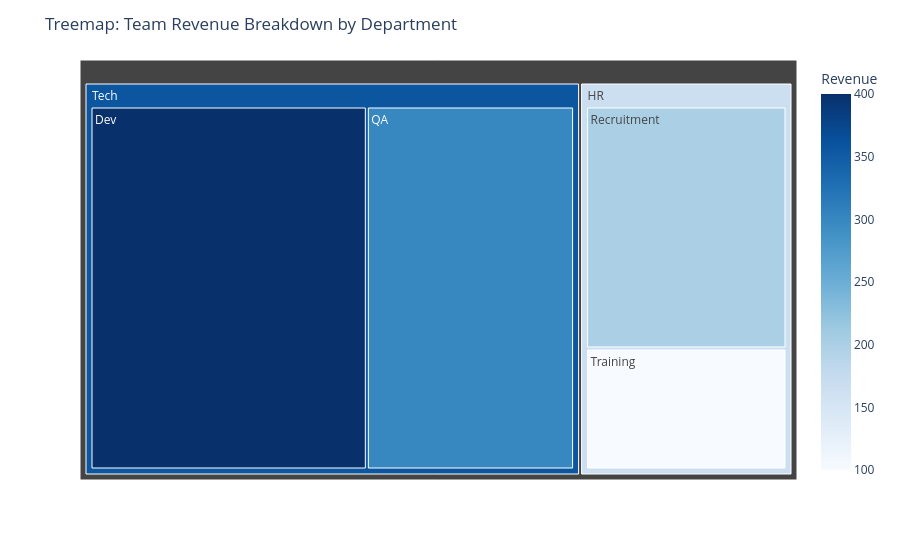

The notebook cell saved with this chart:
### Markdown cell above
3. Treemap

### Code cell
import plotly.express as px
import pandas as pd

# Simulated data
data = {
    "Department": ["Tech", "Tech", "HR", "HR"],
    "Team": ["Dev", "QA", "Recruitment", "Training"],
    "Revenue": [400, 300, 200, 100]
}

df = pd.DataFrame(data)

fig = px.treemap(df, path=["Department", "Team"], values="Revenue",
                 color="Revenue", hover_data=["Revenue"],
                 color_continuous_scale="Blues")

fig.update_layout(title="Treemap: Team Revenue Breakdown by Department")
fig.show()

### Figure 1 — Plotly figure (JSON) as saved in the notebook; plotly's stock layout.template omitted (floating-point values rounded to 4 significant figures)
{"data": [{"branchvalues": "total", "customdata": [[400.0], [300.0], [200.0], [100.0], [357.1], [166.7]], "domain": {"x": [0, 1], "y": [0, 1]}, "hovertemplate": "labels=%{label}<br>Revenue_sum=%{value}<br>parent=%{parent}<br>id=%{id}<br>Revenue=%{color}<extra></extra>", "ids": ["Tech/Dev", "Tech/QA", "HR/Recruitment", "HR/Training", "Tech", "HR"], "labels": ["Dev", "QA", "Recruitment", "Training", "Tech", "HR"], "marker": {"coloraxis": "coloraxis", "colors": [400.0, 300.0, 200.0, 100.0, 357.1, 166.7]}, "name": "", "parents": ["Tech", "Tech", "HR", "HR", "", ""], "type": "treemap", "values": [400.0, 300.0, 200.0, 100.0, 700.0, 300.0]}], "layout": {"coloraxis": {"colorbar": {"title": {"text": "Revenue"}}, "colorscale": [[0, "rgb(247,251,255)"], [0.125, "rgb(222,235,247)"], [0.25, "rgb(198,219,239)"], [0.375, "rgb(158,202,225)"], [0.5, "rgb(107,174,214)"], [0.625, "rgb(66,146,198)"], [0.75, "rgb(33,113,181)"], [0.875, "rgb(8,81,156)"], [1, "rgb(8,48,107)"]]}, "legend": {"tracegroupgap": 0}, "margin": {"t": 60}, "title": {"text": "Treemap: Team Revenue Breakdown by Department"}}}
